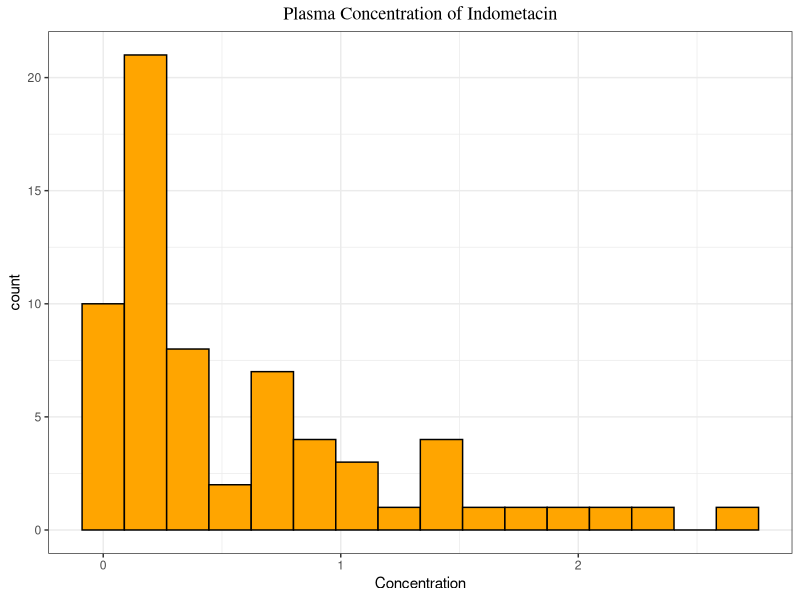
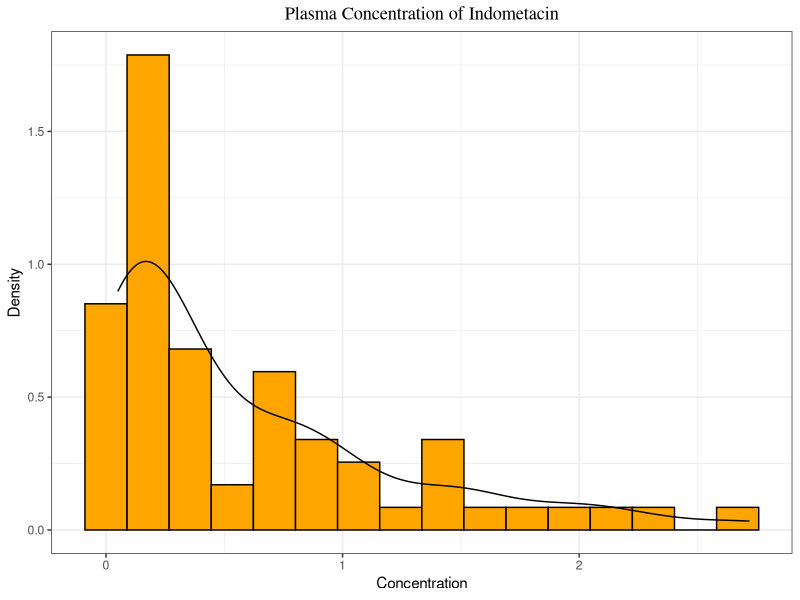
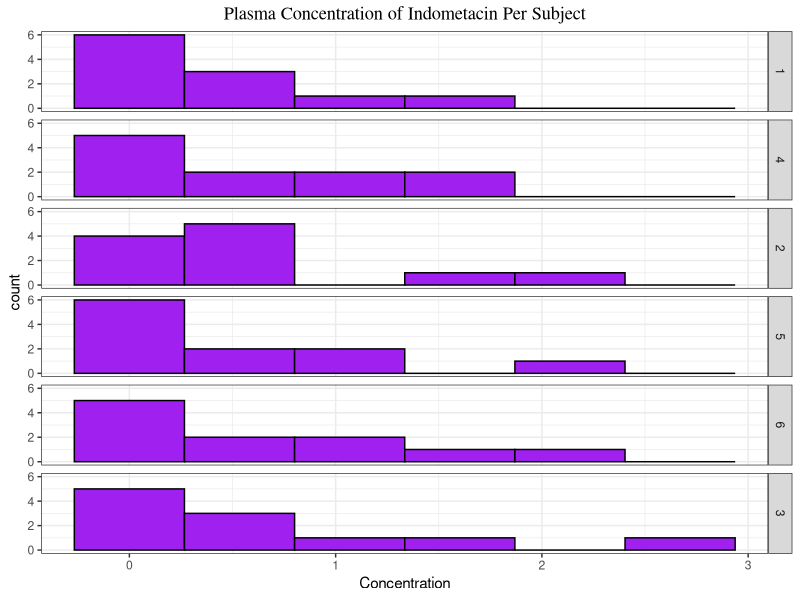
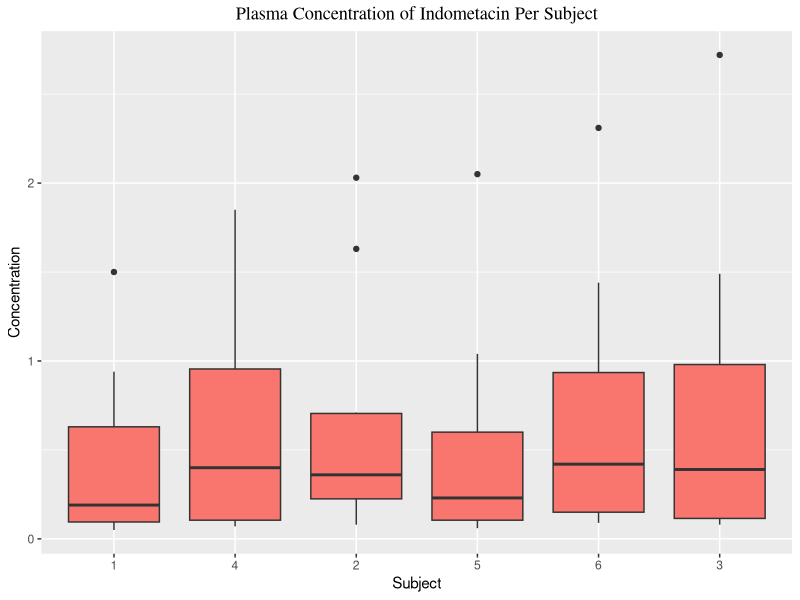
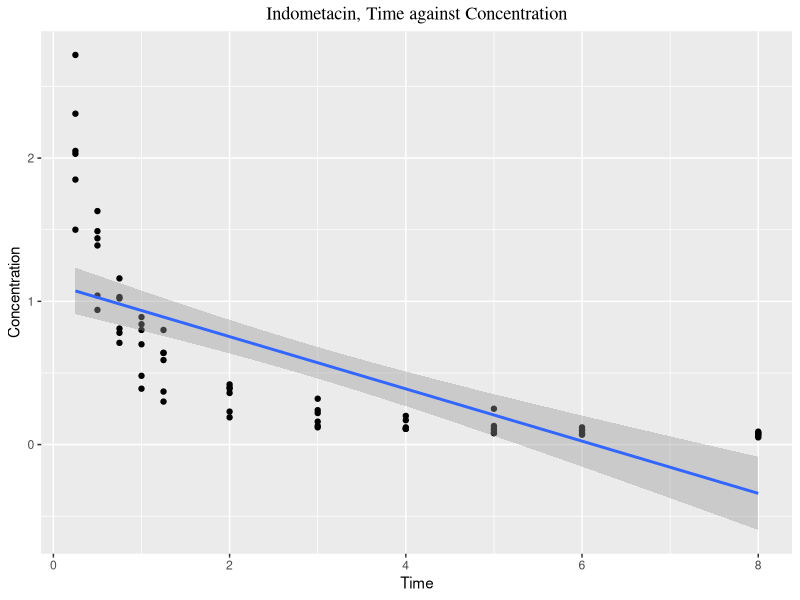
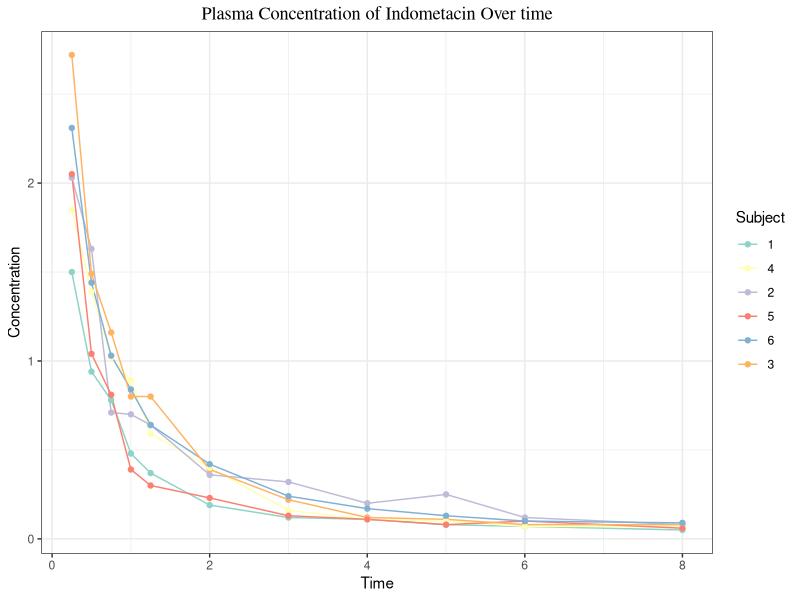
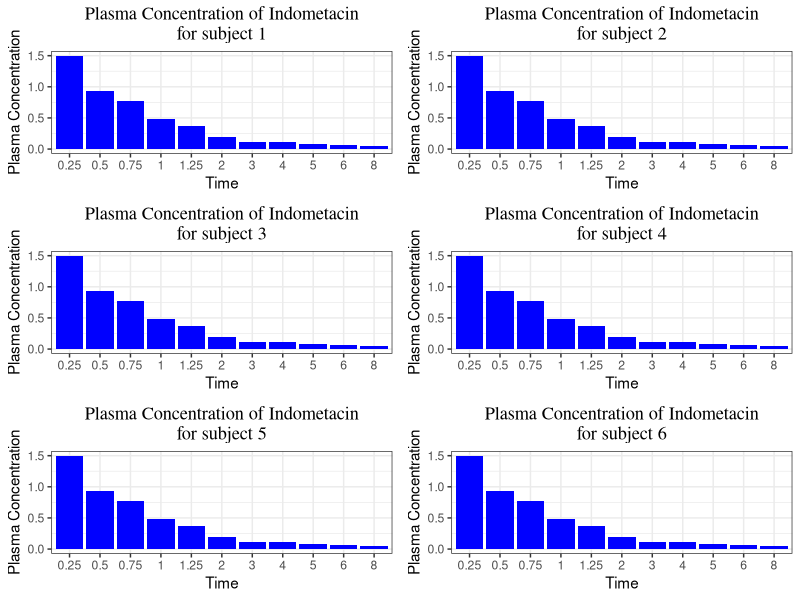

The R script that drew these images, in order:
## ---- chunk 1
knitr::opts_chunk$set(echo = TRUE)
## ---- chunk 2
#Understanding the data
data()
head(Indometh)
?Indometh
table(Indometh$Subject)
str(Indometh)
table(Indometh$time)
library(ggplot2)
## ---- chunk 3
#Overall distribution of the plasma concentration of indometacin
binsize <- diff(range(Indometh$conc))/15

ggplot(Indometh, aes(conc)) + geom_histogram(binwidth = binsize, fill = "orange", colour = "black") +
  xlab("Concentration") + theme_bw() + ggtitle("Plasma Concentration of Indometacin") + theme(plot.title = element_text(family="Times", hjust=0.5))

ggplot(Indometh, aes(x = conc, y= ..density..)) + geom_histogram(binwidth = binsize, fill = "orange", colour = "black") + geom_density() + 
  xlab("Concentration") + ylab("Density") + theme_bw() + ggtitle("Plasma Concentration of Indometacin") + theme(plot.title = element_text(family="Times", hjust=0.5))

## ---- chunk 4
#Subject-wise distribution of the plasma concentration of indometacin

binsize <- diff(range(Indometh$conc))/5
ggplot(Indometh, aes(x=conc)) + geom_histogram(binwidth = binsize, fill = "purple", colour = "black") + facet_grid(Subject ~ .) + theme(strip.background = element_rect(fill = "pink")) +
  xlab("Concentration") + theme_bw() + ggtitle("Plasma Concentration of Indometacin Per Subject") + theme(plot.title = element_text(family="Times", hjust=0.5))

## ---- chunk 5
#Amount of indometacin in the blood plasma for each subject

ggplot(Indometh, aes(x = factor(Subject), y = conc, fill = "tomato")) + geom_boxplot() + guides(fill = FALSE) + xlab("Subject") + ylab("Concentration") +
  ggtitle("Plasma Concentration of Indometacin Per Subject") + theme(plot.title = element_text(family="Times", hjust=0.5))

## ---- chunk 6
#Relationship between time and indometacin concentration
ggplot(Indometh, aes(x=time, y=conc)) + geom_point() + stat_smooth(method = lm) + xlab("Time") + ylab("Concentration") +
  ggtitle("Indometacin, Time against Concentration") + theme(plot.title = element_text(family="Times", hjust=0.5))

## ---- chunk 7
#Level of indometacin over time per subject
ggplot(Indometh, aes(x=time, y = conc, colour=Subject)) +
  geom_line() + geom_point() + xlab("Time") + ylab("Concentration") +
  ggtitle("Plasma Concentration of Indometacin Over time") + scale_colour_brewer(palette="Set3") +
  theme_bw() +
  theme(plot.title = element_text(family="Times", hjust=0.5))
  

## ---- chunk 8
library(gridExtra)

data <- Indometh
pcsOne <- data[data$Subject == 1,]
s1 <- ggplot(pcsOne, aes(x = factor(time), y=conc)) + geom_bar(stat = "identity", fill = "blue") + theme_bw() + xlab("Time") + ylab("Plasma Concentration") +
  ggtitle("Plasma Concentration of Indometacin\nfor subject 1") + theme(plot.title = element_text(family="Times", hjust=0.5))

pcstwo <- data[data$Subject == 2,]
s2 <- ggplot(pcsOne, aes(x = factor(time), y=conc)) + geom_bar(stat = "identity", fill = "blue") + theme_bw() + xlab("Time") + ylab("Plasma Concentration") +
  ggtitle("Plasma Concentration of Indometacin\nfor subject 2") + theme(plot.title = element_text(family="Times", hjust=0.5))

pcsthree <- data[data$Subject == 3,]
s3 <- ggplot(pcsOne, aes(x = factor(time), y=conc)) + geom_bar(stat = "identity", fill = "blue") + theme_bw() + xlab("Time") + ylab("Plasma Concentration") +
  ggtitle("Plasma Concentration of Indometacin\nfor subject 3") + theme(plot.title = element_text(family="Times", hjust=0.5))

pcsfour <- data[data$Subject == 4,]
s4 <- ggplot(pcsOne, aes(x = factor(time), y=conc)) + geom_bar(stat = "identity", fill = "blue") + theme_bw() + xlab("Time") + ylab("Plasma Concentration") +
  ggtitle("Plasma Concentration of Indometacin\nfor subject 4") + theme(plot.title = element_text(family="Times", hjust=0.5))

pcsfive <- data[data$Subject == 5,]
s5 <- ggplot(pcsOne, aes(x = factor(time), y=conc)) + geom_bar(stat = "identity", fill = "blue") + theme_bw() + xlab("Time") + ylab("Plasma Concentration") +
  ggtitle("Plasma Concentration of Indometacin\nfor subject 5") + theme(plot.title = element_text(family="Times", hjust=0.5))

pcssix <- data[data$Subject == 6,]
s6 <- ggplot(pcsOne, aes(x = factor(time), y=conc)) + geom_bar(stat = "identity", fill = "blue") + theme_bw() + xlab("Time") + ylab("Plasma Concentration") +
  ggtitle("Plasma Concentration of Indometacin\nfor subject 6") + theme(plot.title = element_text(family="Times", hjust=0.5))

grid.arrange(s1, s2, s3, s4, s5, s6, ncol = 2)
